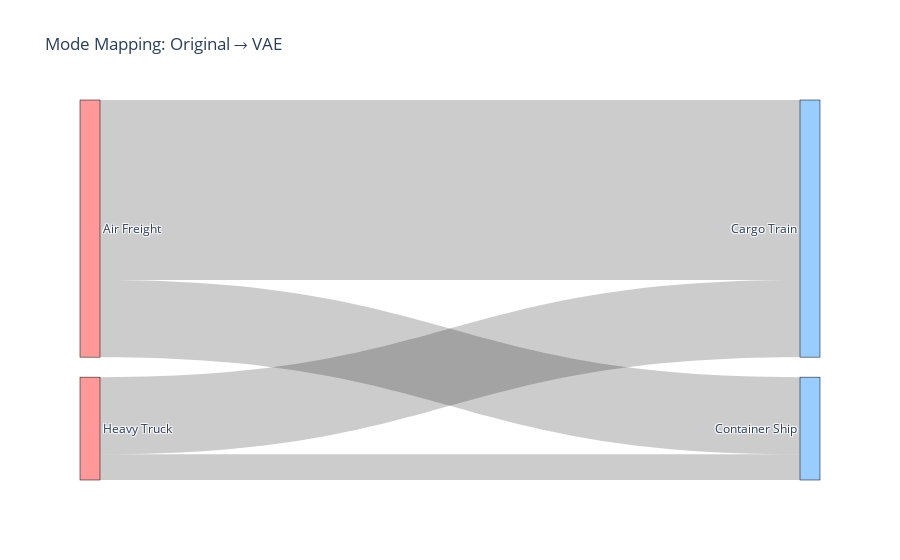

The code cell stored with this chart in its notebook:
### Code cell
import plotly.graph_objects as go

mode_comparison = pd.crosstab(data['transportation_mode'], data['vae_mode'])

sources = []
targets = []
values = []

original_modes = mode_comparison.index.tolist()
vae_modes = mode_comparison.columns.tolist()

# Build flows
for i, o_mode in enumerate(original_modes):
    for j, v_mode in enumerate(vae_modes):
        val = mode_comparison.loc[o_mode, v_mode]
        if val > 0:
            sources.append(i)
            targets.append(len(original_modes) + j)
            values.append(val)

labels = original_modes + vae_modes
colors = ["#FF9999"]*len(original_modes) + ["#99CCFF"]*len(vae_modes)

fig = go.Figure(go.Sankey(
    node=dict(
        pad=20,
        thickness=20,
        line=dict(color="black", width=0.5),
        label=labels,
        color=colors
    ),
    link=dict(
        source=sources,
        target=targets,
        value=values
    )
))

fig.update_layout(title_text="Mode Mapping: Original → VAE", font_size=12)
fig.show()

### Figure 1 — Plotly figure (JSON) as saved in the notebook; plotly's stock layout.template omitted (floating-point values rounded to 4 significant figures)
{"data": [{"link": {"source": [0, 0, 1, 1], "target": [2, 3, 2, 3], "value": [7, 3, 3, 1]}, "node": {"color": ["#FF9999", "#FF9999", "#99CCFF", "#99CCFF"], "label": ["Air Freight", "Heavy Truck", "Cargo Train", "Container Ship"], "line": {"color": "black", "width": 0.5}, "pad": 20, "thickness": 20}, "type": "sankey"}], "layout": {"title": {"text": "Mode Mapping: Original → VAE"}, "font": {"size": 12}}}
